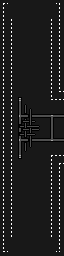

This is a level from a 2D game, rendered from its Tiled map with the project's own tilesets. A one-line summary and the complete map file follow:
An orthogonal 8x32 tile map with 8x8 px tiles, 1 tile layer (Tile Layer 1) and 16 objects (10x N, 4x ST, 2x G).

<map version="1.10" tiledversion="1.10.1" orientation="orthogonal" renderorder="right-down" width="8" height="32" tilewidth="8" tileheight="8" infinite="0" backgroundcolor="#181818" nextlayerid="11" nextobjectid="67">
 <editorsettings>
  <export target="../Map.tmj" format="json" />
 </editorsettings>
 <tileset firstgid="1" source="Tiles.tsx" />
 <layer id="1" name="Tile Layer 1" width="8" height="32">
  <data encoding="csv">
84,0,0,0,0,0,0,86,
91,0,0,0,0,0,0,91,
91,83,0,0,0,0,83,91,
91,91,0,0,0,0,91,91,
91,91,0,0,0,0,91,91,
91,91,0,0,0,0,91,91,
91,91,0,0,0,0,91,91,
91,91,0,0,0,0,91,91,
91,91,0,0,0,0,91,91,
91,91,0,0,0,0,91,91,
91,91,0,0,0,0,91,91,
91,91,0,0,0,0,91,100,
91,91,82,0,0,0,100,109,
91,91,137,158,0,0,0,0,
91,91,138,141,155,155,131,155,
91,91,134,153,144,0,137,0,
91,91,134,153,152,0,137,0,
91,91,138,141,155,155,147,155,
91,91,137,160,0,0,0,0,
91,91,90,0,0,0,84,109,
91,91,0,0,0,0,91,84,
91,91,0,0,0,0,91,91,
91,91,0,0,0,0,91,91,
91,91,0,0,0,0,91,91,
91,91,0,0,0,0,91,91,
91,91,0,0,0,0,91,91,
91,91,0,0,0,0,91,91,
91,91,0,0,0,0,91,91,
91,91,0,0,0,0,91,91,
91,99,0,0,0,0,99,91,
91,0,0,0,0,0,0,91,
100,0,0,0,0,0,0,102
</data>
 </layer>
 <objectgroup id="2" name="Object Layer 1">
  <object id="15" name="ST" x="57" y="174" width="19" height="3" rotation="90">
   <text fontfamily="Courier New" pixelsize="4" wrap="1" color="#ffffff">ALPHA</text>
  </object>
  <object id="16" name="ST" x="57" y="63" width="19" height="3" rotation="90">
   <text fontfamily="Courier New" pixelsize="4" wrap="1" color="#ffffff">GAMMA</text>
  </object>
  <object id="34" name="G" x="32" y="8">
   <properties>
    <property name="Code" value="N1" />
    <property name="Facing" type="int" propertytype="Cardinal" value="3" />
    <property name="Nav" type="object" value="61" />
   </properties>
   <point />
  </object>
  <object id="36" name="G" x="32" y="248">
   <properties>
    <property name="Code" value="S1" />
    <property name="Facing" type="int" propertytype="Cardinal" value="1" />
    <property name="Nav" type="object" value="64" />
   </properties>
   <point />
  </object>
  <object id="55" name="ST" x="9" y="63" width="19" height="3" rotation="90">
   <text fontfamily="Courier New" pixelsize="4" wrap="1" color="#ffffff">GAMMA</text>
  </object>
  <object id="56" name="ST" x="9" y="174" width="19" height="3" rotation="90">
   <text fontfamily="Courier New" pixelsize="4" wrap="1" color="#ffffff">ALPHA</text>
  </object>
  <object id="57" name="N" x="64" y="116">
   <properties>
    <property name="Nav" type="object" value="59" />
   </properties>
   <point />
  </object>
  <object id="58" name="N" x="64" y="140">
   <properties>
    <property name="Nav" type="object" value="0" />
   </properties>
   <point />
  </object>
  <object id="59" name="N" x="40" y="116">
   <properties>
    <property name="Nav" type="object" value="62" />
    <property name="Nav2" type="object" value="60" />
   </properties>
   <point />
  </object>
  <object id="60" name="N" x="24" y="116">
   <properties>
    <property name="Nav" type="object" value="66" />
   </properties>
   <point />
  </object>
  <object id="61" name="N" x="24" y="88">
   <properties>
    <property name="Nav" type="object" value="60" />
   </properties>
   <point />
  </object>
  <object id="62" name="N" x="40" y="88">
   <properties>
    <property name="Nav" type="object" value="34" />
   </properties>
   <point />
  </object>
  <object id="63" name="N" x="24" y="168">
   <properties>
    <property name="Nav" type="object" value="36" />
   </properties>
   <point />
  </object>
  <object id="64" name="N" x="40" y="168">
   <properties>
    <property name="Nav" type="object" value="65" />
   </properties>
   <point />
  </object>
  <object id="65" name="N" x="40" y="140">
   <properties>
    <property name="Nav" type="object" value="58" />
    <property name="Nav2" type="object" value="59" />
   </properties>
   <point />
  </object>
  <object id="66" name="N" x="24" y="140">
   <properties>
    <property name="Nav" type="object" value="65" />
    <property name="Nav2" type="object" value="63" />
   </properties>
   <point />
  </object>
 </objectgroup>
 <objectgroup id="10" name="References" />
</map>
